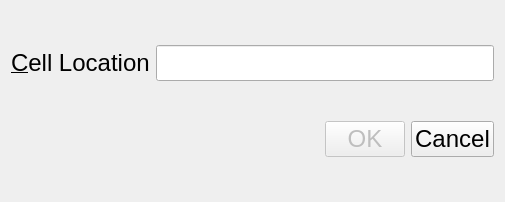
<?xml version="1.0" encoding="UTF-8"?>
<ui version="4.0">
 <class>Dialog</class>
 <widget class="QDialog" name="Dialog">
  <property name="geometry">
   <rect>
    <x>0</x>
    <y>0</y>
    <width>505</width>
    <height>202</height>
   </rect>
  </property>
  <property name="windowTitle">
   <string>Go To Cell</string>
  </property>
  <layout class="QVBoxLayout" name="verticalLayout">
   <item>
    <layout class="QHBoxLayout" name="horizontalLayout">
     <item>
      <widget class="QLabel" name="label">
       <property name="font">
        <font>
         <pointsize>18</pointsize>
        </font>
       </property>
       <property name="text">
        <string>&amp;Cell Location</string>
       </property>
       <property name="buddy">
        <cstring>lineEdit</cstring>
       </property>
      </widget>
     </item>
     <item>
      <widget class="QLineEdit" name="lineEdit">
       <property name="font">
        <font>
         <pointsize>18</pointsize>
        </font>
       </property>
      </widget>
     </item>
    </layout>
   </item>
   <item>
    <layout class="QHBoxLayout" name="horizontalLayout_2">
     <item>
      <spacer name="horizontalSpacer">
       <property name="orientation">
        <enum>Qt::Horizontal</enum>
       </property>
       <property name="sizeHint" stdset="0">
        <size>
         <width>40</width>
         <height>20</height>
        </size>
       </property>
      </spacer>
     </item>
     <item>
      <widget class="QPushButton" name="okButton">
       <property name="enabled">
        <bool>false</bool>
       </property>
       <property name="font">
        <font>
         <pointsize>18</pointsize>
        </font>
       </property>
       <property name="text">
        <string>OK</string>
       </property>
       <property name="default">
        <bool>true</bool>
       </property>
      </widget>
     </item>
     <item>
      <widget class="QPushButton" name="cancelButton">
       <property name="font">
        <font>
         <pointsize>18</pointsize>
        </font>
       </property>
       <property name="text">
        <string>Cancel</string>
       </property>
      </widget>
     </item>
    </layout>
   </item>
  </layout>
 </widget>
 <resources/>
 <connections/>
</ui>
